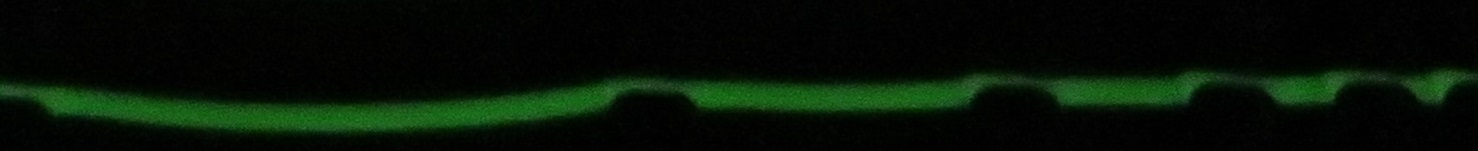
%> input picture segProject4-L - NEW for v2.1/template.JPG, 1478 x 151 px
$ octave main5SegBySimpleRefRuler.m   (GNU Octave 9; MATLAB toolbox functions it lacks are replaced by stand-ins)
%> lines starting %> are read from the running program, lines starting %| are printed output that depends on the picture; in (x1, y1, x2, y2) boxes, pixels count from 0 and x2, y2 are one past the last pixel; in counts of white or black regions, pixels touching at a corner belong together; the program's own positions count from 1
%> further down, tempIm is the input picture: size 151x1478x3 uint8; mean R, G, B 6.1, 17, 5.8
### segProject4-L - NEW for v2.1/apply2ImageSimple3.m
function [imGray, skel, B, scale] = apply2ImageSimple3(im)

[m, n, z] = size(im); %bence resize etmeden bi dene
%> m = 151; n = 1478; z = 3
scale(1,2) = n/2000; %imgeyi ne olcude resize ettigini bil bence
scale(1,1) = n/2000;
lengOfSmall = round(m / scale(1,1));
%> lengOfSmall = 204
im = imresize(im,[lengOfSmall 2000]);

[m, n, z] = size(im);
%> m = 204; n = 2000
figure,imshow(im);

for i=1:m
    for j=1:n
        if im(i,j,2) < im(i,j,3) && im(i,j,1) < im(i,j,3) %mavi objeyi imgeden kaldirmak icin
            im(i,j,1) = 0;
            im(i,j,2) = 0;
            im(i,j,3) = 0;
        end
    end
end
%> im: size 204x2000x3 uint8; mean R, G, B 6, 17, 5.8

%[croppedIm] = CutImage(im);
croppedIm =im;

imGray2=rgb2gray(croppedIm);
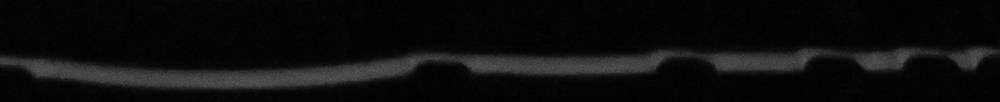
%> imGray2: size 204x2000 uint8 (shown at 1/2 size); min 0, max 95, mean 12.4
imGray = imgaussfilt(imGray2,1); %gauss filter uygulama

%imge uzerinde boundryleri daha guzel bulmak icin
%histogram(imGray);
for i=1:m
    for j=1:n
        if imGray(i,j) < 20
            imGray(i,j) = 0;
        end
    end
end
%figure,imshow(img);

%histogram(img);

B = bwboundaries(imGray);
%> B = 1 boundary; box (x1, y1, x2, y2) and points: (0, 92, 2000, 183) 4096
hold on
for k = 1:length(B)
   boundary = B{k};
   plot(boundary(:,2), boundary(:,1), 'r.');%, 'LineWidth', 2)
end
%> this loop made 1 pass
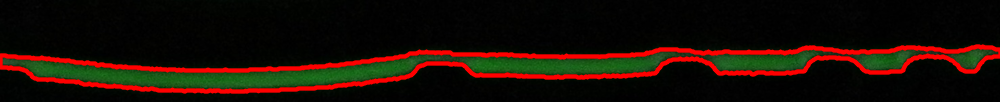
%> figure redrawn from the program's plot data; shown at 1/2 size
hold off

gg= imgaussfilt(imGray,2); %iskelet cikarirken tirtik tirtik seyleri barindirmasin die once smooting uyguluyorum
%> the run ends on the next line
skel = bwskel(gg>0, 'MinBranchLength',30); %pruning icin
%figure,imshow(skel);
end

### segProject4-L - NEW for v2.1/main5SegBySimpleRefRuler.m
clc;
clear all;
close all;

tempIm= imread('template.jpg');
[TempGraybinary, TempSkeleton, TempBoundaries, scale] = apply2ImageSimple3(tempIm);
